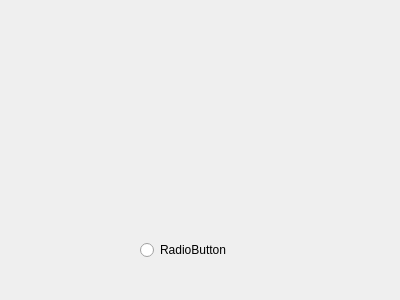
<?xml version="1.0" encoding="UTF-8"?>
<ui version="4.0">
 <class>Form</class>
 <widget class="QWidget" name="Form">
  <property name="geometry">
   <rect>
    <x>0</x>
    <y>0</y>
    <width>400</width>
    <height>300</height>
   </rect>
  </property>
  <property name="windowTitle">
   <string>Form</string>
  </property>
  <widget class="QRadioButton" name="radioButton">
   <property name="geometry">
    <rect>
     <x>140</x>
     <y>240</y>
     <width>95</width>
     <height>20</height>
    </rect>
   </property>
   <property name="text">
    <string>RadioButton</string>
   </property>
  </widget>
 </widget>
 <resources/>
 <connections/>
</ui>
